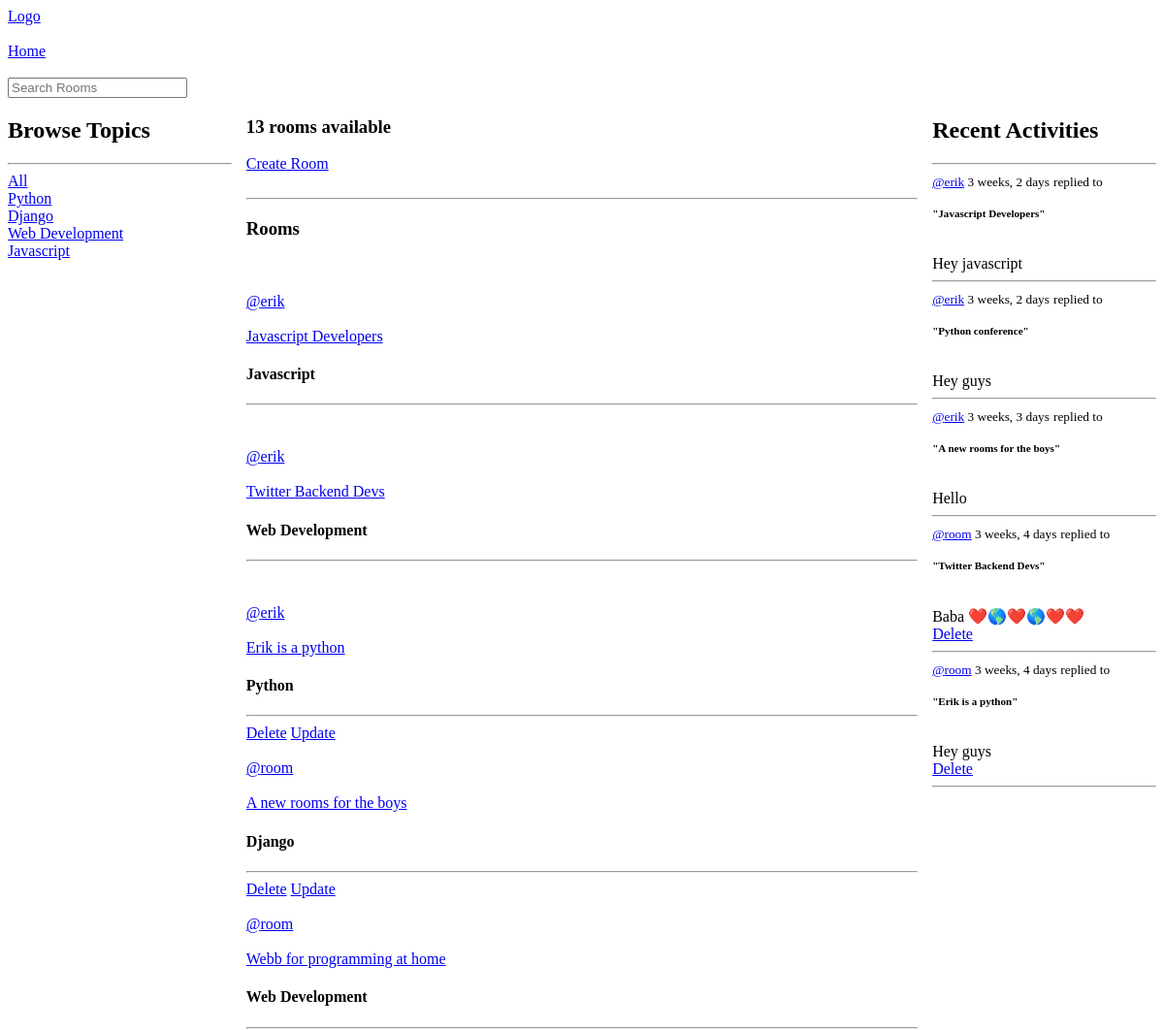
The app's page /rooms/ (signed in, upper part), older data.
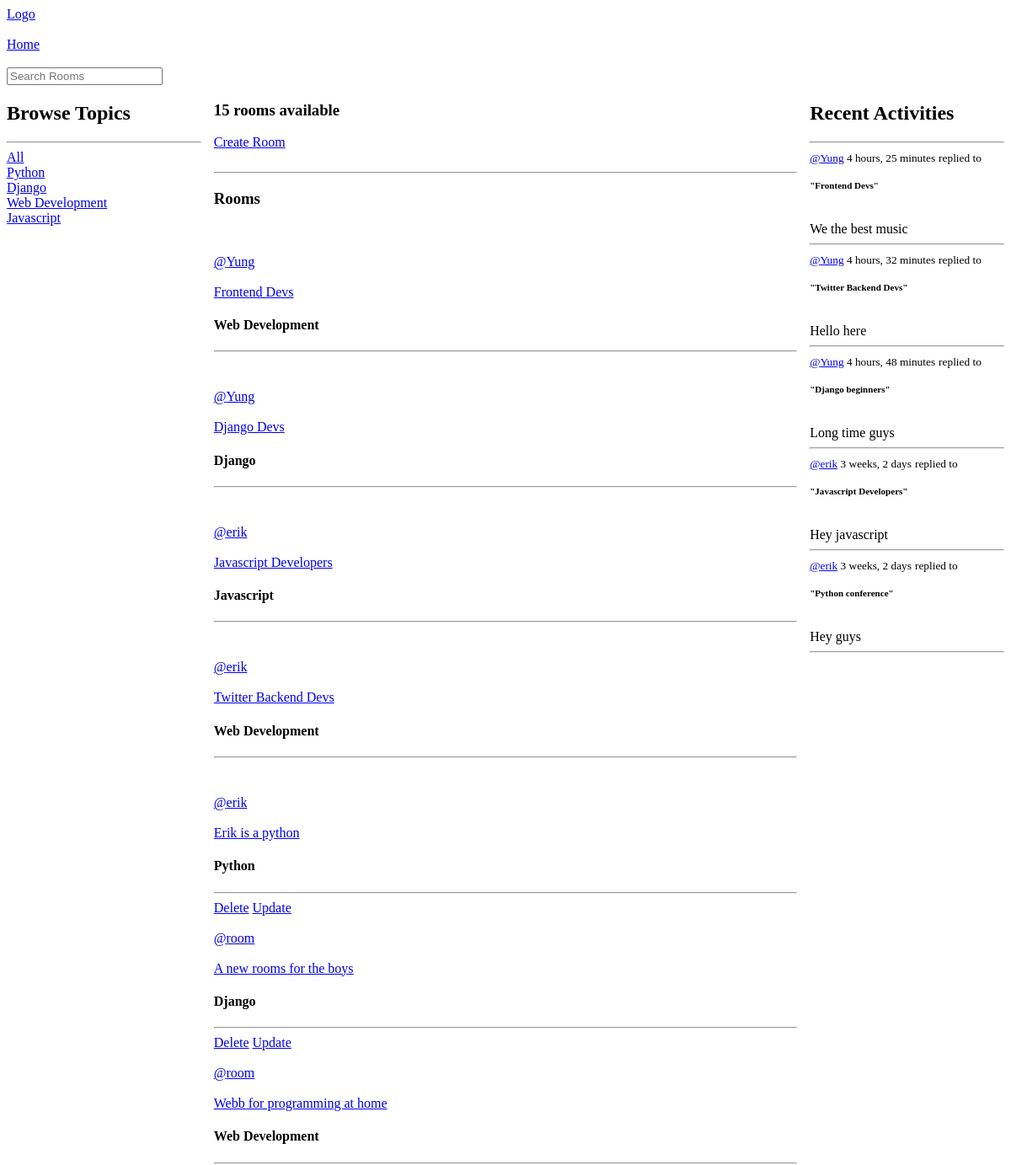
The same page, newer data.
### room/models.py (models this page shows, shortened)
class Topic(models.Model):
  name = models.CharField(max_length=200)

class Room(models.Model):
  host = models.ForeignKey(User,on_delete=models.SET_NULL,null=True)
  topic = models.ForeignKey(Topic,on_delete=models.SET_NULL,null=True)
  name = models.CharField(max_length=200)
  description = models.TextField(null=True,blank=True)
  participants = models.ManyToManyField(User,related_name='participants',blank=True)
  updated = models.DateTimeField(auto_now=True)
  created = models.DateTimeField(auto_now_add=True)
  class Meta:
    ordering = ['-updated','-created']
  def __str__(self):
    return self.name

class Message(models.Model):
  user = models.ForeignKey(User,on_delete=models.CASCADE)
  room = models.ForeignKey(Room,on_delete=models.CASCADE)
  body = models.TextField()
  updated = models.DateTimeField(auto_now=True)
  created = models.DateTimeField(auto_now_add=True)
  class Meta:
    ordering = ['-updated','-created']
  def __str__(self):
    return self.body[0:50]

### room/views.py (the view)
# urls.py: path('rooms/',views.allRooms,name='all_rooms'),
@login_required(login_url='account_login')
def allRooms(request):
  q = request.GET.get('q') if request.GET.get('q') != None else ''
  rooms = Room.objects.filter(Q(topic__name__icontains=q) | Q(name__icontains=q) | Q(description__icontains=q))
  room_count = rooms.count()
  topics = Topic.objects.all()
  room_messages = Message.objects.filter(Q(room__topic__name__icontains=q))[0:5]
  context = {'rooms':rooms,'topics':topics,'room_count':room_count,'room_messages':room_messages}
  return render(request,'room/all_rooms.html',context)

### room/templates/room/all_rooms.html (shortened to what this page needs)
{% extends 'room/main.html' %}
{% block content %}
<!DOCTYPE html>
<html>
<head>
</head>
<body>
  <br>
  <br>
  <a href="{% url 'home' %}">Home</a>
  <br>
  <br>
  <form method="GET" action="{% url 'all_rooms' %}">
  <input type="text" name="q" value="{{request.GET.q}}" placeholder="Search Rooms"/>
  </form>
<div class="home-container">
  <div>
    {% include 'room/topics_component.html' %}
  </div>
  <div>
<h3>{{room_count}} rooms available</h3>
<a href="{% url 'create-room' %}">Create Room</a>
<br>
<br>
<hr>
<div>
    {% include 'room/feed_component.html' %}
</div>
</div>
  <div>
    {% include 'room/activity_component.html' %}
  </div>
</div>
</body>
</html>
{% endblock %}

### room/templates/room/topics_component.html
  <div>
    <h2>Browse Topics</h2>
    <hr>
     <div>
    <a href="{% url 'all_rooms' %}">
      All</a>
    </div>
    {% for topic in topics %}
    <div>
    <a href="{% url 'all_rooms' %}?q={{topic.name}}">{{topic.name}}</a>
    </div>
    {% endfor %}
  </div>

### room/templates/room/feed_component.html
<div>
    <h3>Rooms</h3>
{% for room in rooms %}
<div>
  {% if request.user == room.host %}
    <a href="{% url 'delete-room' room.id %}">Delete</a>
    <a href="{% url 'update-room' room.id %}">Update</a>
  {% endif %}
  <br>
  <br>
  <a href="{% url 'profile' room.host.username %}">@{{room.host.username}}</a>
  <br>
  <br>
 <a href="{% url 'room' room.id %}">{{room}}</a>
 <h4>{{room.topic.name}}</h4>
 <hr>
</div>
{% empty %}
<h2>No rooms available for this Topic</h2>
{% endfor %}
  </div>

### room/templates/room/activity_component.html
  <div>
    <h2>Recent Activities</h2>
    <hr>
    {% for message in room_messages %}
    <div>
    <small><a href="{% url 'profile' message.user.username %}">@{{message.user}}</a> {{message.created|timesince}}</small>
    <small>replied to <h5>"{{message.room}}"</h5></small>
    <br>
      {{message}}
    </div>
      {% if request.user == message.user %}
  <a href="{% url 'delete-message' message.id %}">Delete</a>
  {% endif %}
    <hr>
    {% empty %}
    <h4>No recent activity</h4>
    {% endfor %}
  </div>

Row changes from the older to the newer data that the page shows:
no longer on this page (row unchanged): Message: user "erik", created "3 weeks, 3 days", room "A new rooms for the boys", body "Hello"
no longer on this page (row unchanged): Message: user "room", created "3 weeks, 4 days", room "Twitter Backend Devs", body "Baba ❤️🌎❤️🌎❤️❤️", shows "Delete"
no longer on this page (row unchanged): Message: user "room", created "3 weeks, 4 days", room "Erik is a python", body "Hey guys", shows "Delete"
added Room: host.username "Yung", name "Frontend Devs", topic.name "Web Development"
added Room: host.username "Yung", name "Django Devs", topic.name "Django"
added Message: user "Yung", created "4 hours, 25 minutes", room "Frontend Devs", body "We the best music"
added Message: user "Yung", created "4 hours, 32 minutes", room "Twitter Backend Devs", body "Hello here"
added Message: user "Yung", created "4 hours, 48 minutes", room "Django beginners", body "Long time guys"
Text that changed along with them:
{{ room_count }}: "13" → "15"
